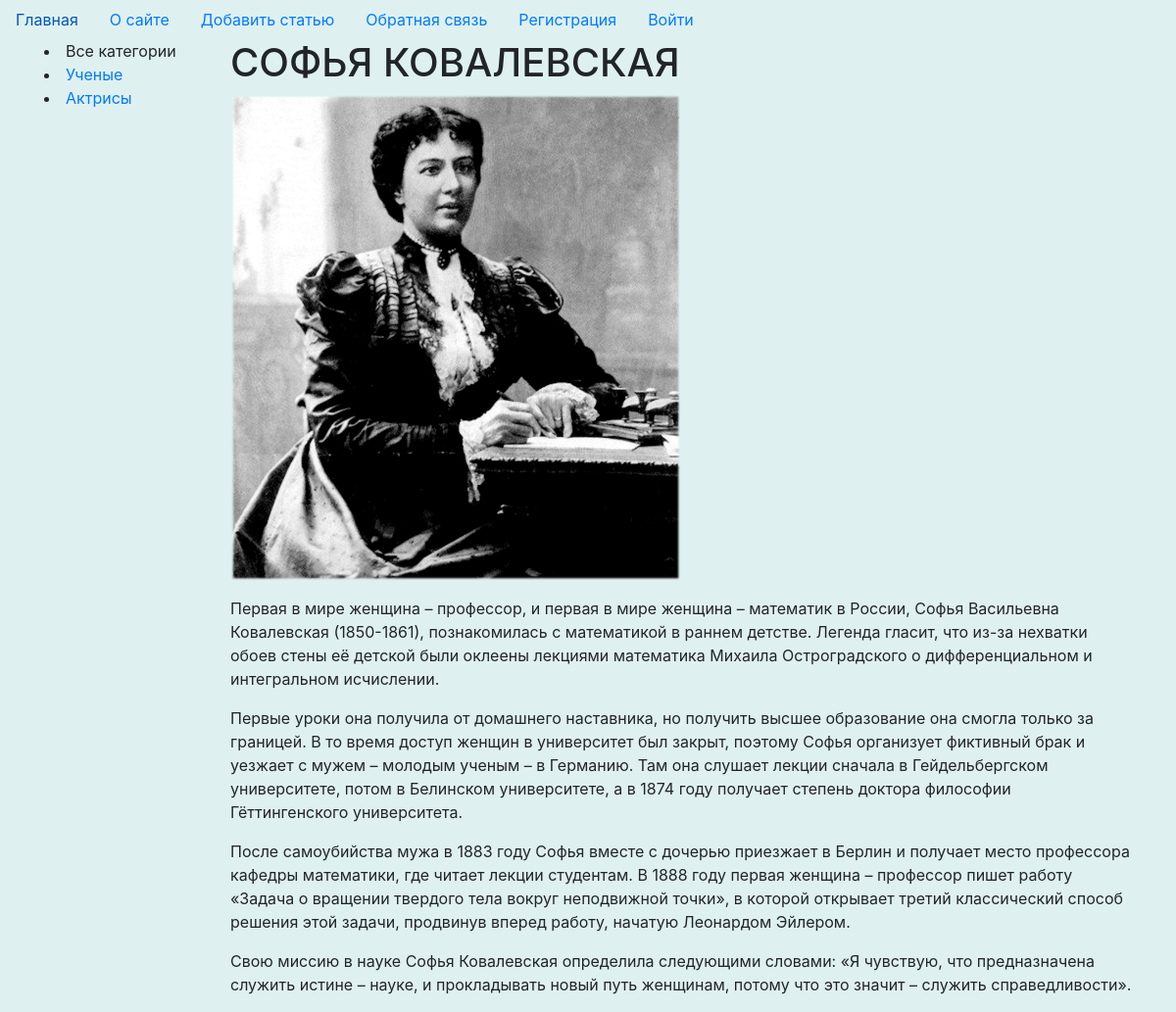
The app's page /post/sofya-kovalevskaya/ with its own data.
### women/models.py (models this page shows, shortened)
class Category(models.Model):
    name = models.CharField(max_length=100, db_index=True)
    slug = models.SlugField(max_length=255, unique=True, db_index=True, verbose_name="URL")
    def get_absolute_url(self):
        return reverse('category', kwargs={'cat_slug': self.slug})

class Women(models.Model):
    title = models.CharField(max_length=255)
    slug = models.SlugField(max_length=255, unique=True, db_index=True, verbose_name="URL")
    content = models.TextField(blank=True)
    photo = models.ImageField(upload_to="photos/%Y/%m/%d/")
    time_create = models.DateTimeField(auto_now_add=True)
    time_update = models.DateTimeField(auto_now=True)
    is_published = models.BooleanField(default=True)
    cat = models.ForeignKey('Category', on_delete=models.PROTECT, null=True)
    def __str__(self):
        return self.title

### women/views.py (the view)
# urls.py: path('post/<slug:post_slug>/', ShowPost.as_view(), name='post'),
class ShowPost(DataMixin, DetailView):
    model = Women
    slug_url_kwarg = 'post_slug'
    context_object_name = 'post'
    template_name = 'women/post.html'
    def get_context_data(self, *, object_list=None, **kwargs):
        context = super().get_context_data(**kwargs)
        c_def = self.get_user_context(title=context['post'])
        return dict(list(context.items()) + list(c_def.items()))

### women/templatetags/women_tags.py (called while the page is built)
@register.inclusion_tag('women/tags/nav_bar.html', takes_context = True)
def nav_bar(context):
    return{'ip': context['request']}

### women/utils.py (called while the page is built)
    def get_user_context(self, **kwargs):
        context = kwargs
        cats = Category.objects.all()
        context['cats'] = cats
        if 'cat_selected' not in context:
            context['cat_selected'] = 0
        return context

### women/templates/women/post.html
{% extends 'women/base.html' %}
{% block content %}
    <h1>{{ post.title }}</h1>
    {% if post.photo %}
        <p><img class="w-50" src="{{ post.photo.url }}"></p>
    {% endif %}
    <p>{{ post.content|linebreaks }}</p>
{% endblock %}

### women/templates/women/base.html (shortened to what this page needs)
{% load static %}
{% load women_tags %}
{% load cache %}
<!DOCTYPE html>
<html lang="en">
<head>
    <link rel="stylesheet" href="https://maxcdn.bootstrapcdn.com/bootstrap/4.0.0/css/bootstrap.min.css"
>
    <link type="text/css" href="{% static 'women/css/style.css' %}" rel="stylesheet"/>
</head>
<body>
<header>
    {% nav_bar %}
</header>
<div class="container">
    <div class="row">
        <div class="col-2 bc1">
            {% if cat_selected == 0 %}
                <li>Все категории</li>
            {% else %}
                <li><a href="{% url 'home' %}">Все категории</a></li>
            {% endif %}
            {% for c in cats %}
                {% if c.pk == cat_selected %}
                    <li>{{ c.name }}</li>
                {% else %}
                    <li><a href="{{ c.get_absolute_url }}">{{ c.name }}</a></li>
                {% endif %}
            {% endfor %}
        </div>
        <div class="col-10 bc2">
            {% block content %}
            {% endblock %}
        </div>
    </div>
</div>
</body>
</html>

### women/static/women/css/style.css (style rules this page uses)
body { background-color: rgba(14, 145, 145, 0.13); }

### records on screen
Category: name "Ученые"
Category: name "Актрисы"
Women: title "СОФЬЯ КОВАЛЕВСКАЯ", photo (picture), content "Первая в мире женщина – профессор, и первая в мире женщина – математик в России, Софья Васильевна Ковалевская (1850-1861), познакомилась с математикой в раннем детстве. Легенда гласит, что из-за нехватки обоев стены её детской были оклеены лекциями математика Михаила Остроградского о дифференциальном и интегральном исчислении. Первые уроки она получила от домашнего наставника, но получить высшее образование она смогла только за границей. В то время доступ женщин в университет был закрыт, поэтому Софья организует фиктивный брак и уезжает с мужем – молодым ученым – в Германию. Там она слушает лекции сначала в Гейдельбергском университете, потом в Белинском университете, а в 1874 году получает…"
